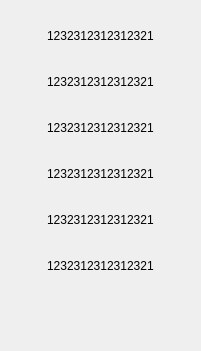
      <widget class="CardWidget" name="CardWidget_181">
       <property name="geometry">
        <rect>
         <x>500</x>
         <y>170</y>
         <width>201</width>
         <height>351</height>
        </rect>
       </property>
       <property name="minimumSize">
        <size>
         <width>0</width>
         <height>0</height>
        </size>
       </property>
       <layout class="QGridLayout" name="gridLayout_102">
        <item row="4" column="0">
         <widget class="SubtitleLabel" name="SubtitleLabel_775">
          <property name="maximumSize">
           <size>
            <width>16777215</width>
            <height>31</height>
           </size>
          </property>
          <property name="text">
           <string>1232312312312321</string>
          </property>
         </widget>
        </item>
        <item row="3" column="0">
         <widget class="SubtitleLabel" name="SubtitleLabel_776">
          <property name="maximumSize">
           <size>
            <width>16777215</width>
            <height>31</height>
           </size>
          </property>
          <property name="text">
           <string>1232312312312321</string>
          </property>
         </widget>
        </item>
        <item row="2" column="0">
         <widget class="SubtitleLabel" name="SubtitleLabel_777">
          <property name="maximumSize">
           <size>
            <width>16777215</width>
            <height>31</height>
           </size>
          </property>
          <property name="text">
           <string>1232312312312321</string>
          </property>
         </widget>
        </item>
        <item row="0" column="0">
         <widget class="SubtitleLabel" name="SubtitleLabel_778">
          <property name="maximumSize">
           <size>
            <width>16777215</width>
            <height>31</height>
           </size>
          </property>
          <property name="text">
           <string>1232312312312321</string>
          </property>
         </widget>
        </item>
        <item row="6" column="0">
         <widget class="IconWidget" name="IconWidget_638">
          <property name="minimumSize">
           <size>
            <width>31</width>
            <height>31</height>
           </size>
          </property>
          <property name="maximumSize">
           <size>
            <width>31</width>
            <height>31</height>
           </size>
          </property>
         </widget>
        </item>
        <item row="1" column="0">
         <widget class="SubtitleLabel" name="SubtitleLabel_779">
          <property name="maximumSize">
           <size>
            <width>16777215</width>
            <height>31</height>
           </size>
          </property>
          <property name="text">
           <string>1232312312312321</string>
          </property>
         </widget>
        </item>
        <item row="5" column="0">
         <widget class="SubtitleLabel" name="SubtitleLabel_780">
          <property name="maximumSize">
           <size>
            <width>16777215</width>
            <height>31</height>
           </size>
          </property>
          <property name="text">
           <string>1232312312312321</string>
          </property>
         </widget>
        </item>
       </layout>
      </widget>
